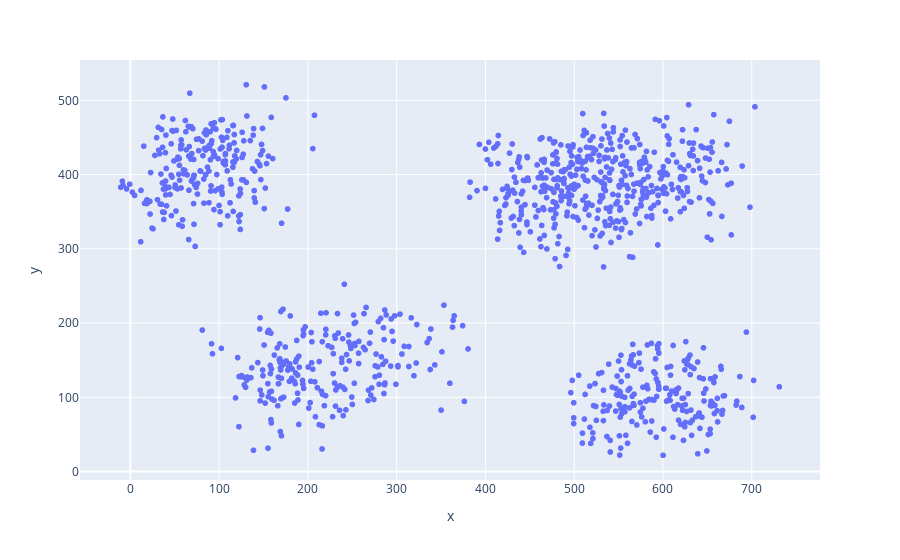

The cell this chart's notebook holds for it:
### Code cell
px.scatter(df, x='x', y='y')

### Figure 1 — Plotly figure (JSON) as saved in the notebook; plotly's stock layout.template omitted (floating-point values rounded to 4 significant figures; data arrays with more than 128 entries replaced by an {"elided": "..."} marker saying what was removed)
{"data": [{"hovertemplate": "x=%{x}<br>y=%{y}<extra></extra>", "legendgroup": "", "marker": {"color": "#636efa", "symbol": "circle"}, "mode": "markers", "name": "", "showlegend": false, "type": "scattergl", "x": {"elided": "1104 float values"}, "xaxis": "x", "y": {"elided": "1104 float values"}, "yaxis": "y"}], "layout": {"legend": {"tracegroupgap": 0}, "margin": {"t": 60}, "xaxis": {"anchor": "y", "domain": [0, 1], "title": {"text": "x"}}, "yaxis": {"anchor": "x", "domain": [0, 1], "title": {"text": "y"}}}}
